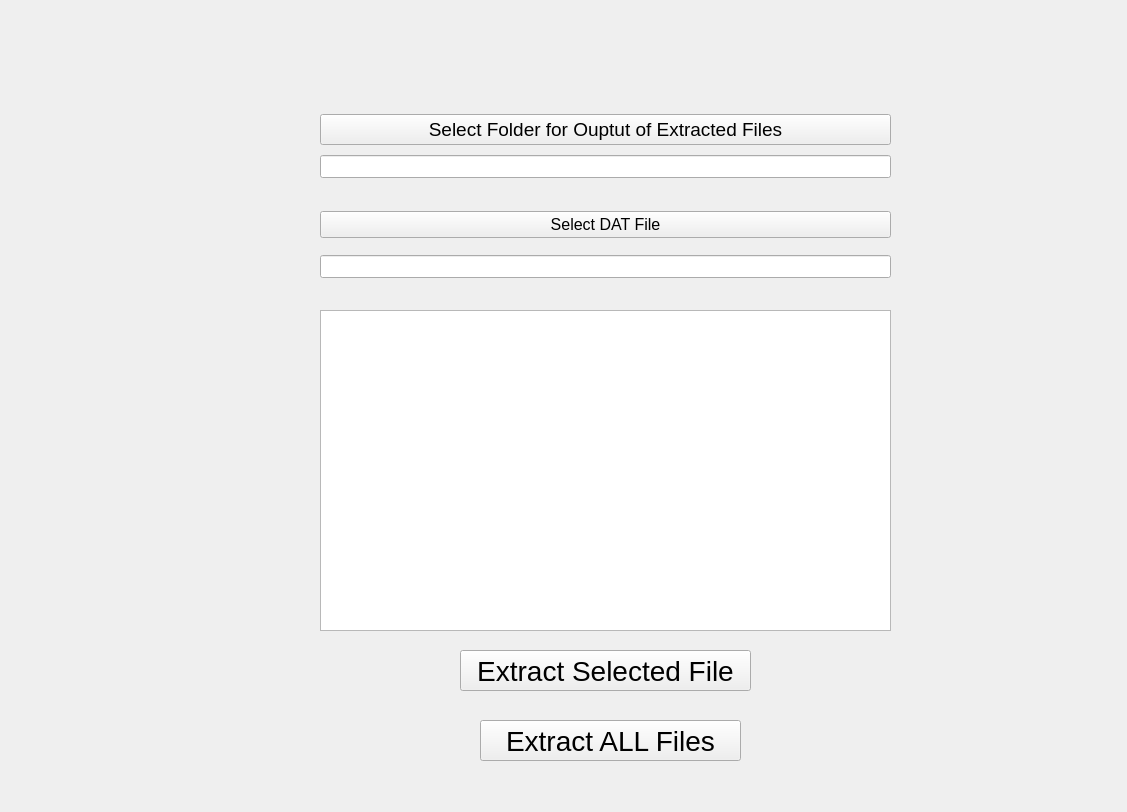
<?xml version="1.0" encoding="UTF-8"?>
<ui version="4.0">
 <class>Form</class>
 <widget class="QWidget" name="Form">
  <property name="geometry">
   <rect>
    <x>0</x>
    <y>0</y>
    <width>1127</width>
    <height>812</height>
   </rect>
  </property>
  <property name="font">
   <font>
    <family>Segoe UI</family>
   </font>
  </property>
  <property name="windowTitle">
   <string>Anachronox .DAT File Extractor</string>
  </property>
  <widget class="QWidget" name="verticalLayoutWidget">
   <property name="geometry">
    <rect>
     <x>320</x>
     <y>110</y>
     <width>571</width>
     <height>72</height>
    </rect>
   </property>
   <layout class="QVBoxLayout" name="verticalLayout">
    <item>
     <widget class="QPushButton" name="btn_select_output_folder">
      <property name="font">
       <font>
        <family>Segoe UI</family>
        <pointsize>14</pointsize>
       </font>
      </property>
      <property name="text">
       <string>Select Folder for Ouptut of Extracted Files</string>
      </property>
     </widget>
    </item>
    <item>
     <widget class="QLineEdit" name="txt_output_folder">
      <property name="font">
       <font>
        <family>Segoe UI</family>
        <pointsize>10</pointsize>
       </font>
      </property>
     </widget>
    </item>
   </layout>
  </widget>
  <widget class="QWidget" name="verticalLayoutWidget_2">
   <property name="geometry">
    <rect>
     <x>320</x>
     <y>200</y>
     <width>571</width>
     <height>91</height>
    </rect>
   </property>
   <layout class="QVBoxLayout" name="verticalLayout_2">
    <item>
     <widget class="QPushButton" name="btn_select_dat_file">
      <property name="font">
       <font>
        <family>Segoe UI</family>
        <pointsize>12</pointsize>
       </font>
      </property>
      <property name="text">
       <string>Select DAT File</string>
      </property>
     </widget>
    </item>
    <item>
     <widget class="QLineEdit" name="txt_dat_file">
      <property name="font">
       <font>
        <family>Segoe UI</family>
        <pointsize>10</pointsize>
       </font>
      </property>
      <property name="readOnly">
       <bool>true</bool>
      </property>
     </widget>
    </item>
   </layout>
  </widget>
  <widget class="QPushButton" name="btn_extract_all">
   <property name="geometry">
    <rect>
     <x>480</x>
     <y>720</y>
     <width>261</width>
     <height>41</height>
    </rect>
   </property>
   <property name="font">
    <font>
     <family>Segoe UI</family>
     <pointsize>21</pointsize>
    </font>
   </property>
   <property name="text">
    <string>Extract ALL Files</string>
   </property>
  </widget>
  <widget class="QListWidget" name="lst_files">
   <property name="geometry">
    <rect>
     <x>320</x>
     <y>310</y>
     <width>571</width>
     <height>321</height>
    </rect>
   </property>
  </widget>
  <widget class="QPushButton" name="btn_extract_selected">
   <property name="geometry">
    <rect>
     <x>460</x>
     <y>650</y>
     <width>291</width>
     <height>41</height>
    </rect>
   </property>
   <property name="font">
    <font>
     <family>Segoe UI</family>
     <pointsize>21</pointsize>
    </font>
   </property>
   <property name="text">
    <string>Extract Selected File</string>
   </property>
  </widget>
  <widget class="QLabel" name="label">
   <property name="geometry">
    <rect>
     <x>30</x>
     <y>110</y>
     <width>261</width>
     <height>261</height>
    </rect>
   </property>
   <property name="text">
    <string/>
   </property>
   <property name="pixmap">
    <pixmap>../../Users/q/Art/Anachronox/PAL/BallotinePAL1_square_crop.png</pixmap>
   </property>
   <property name="scaledContents">
    <bool>true</bool>
   </property>
  </widget>
 </widget>
 <resources/>
 <connections/>
</ui>
